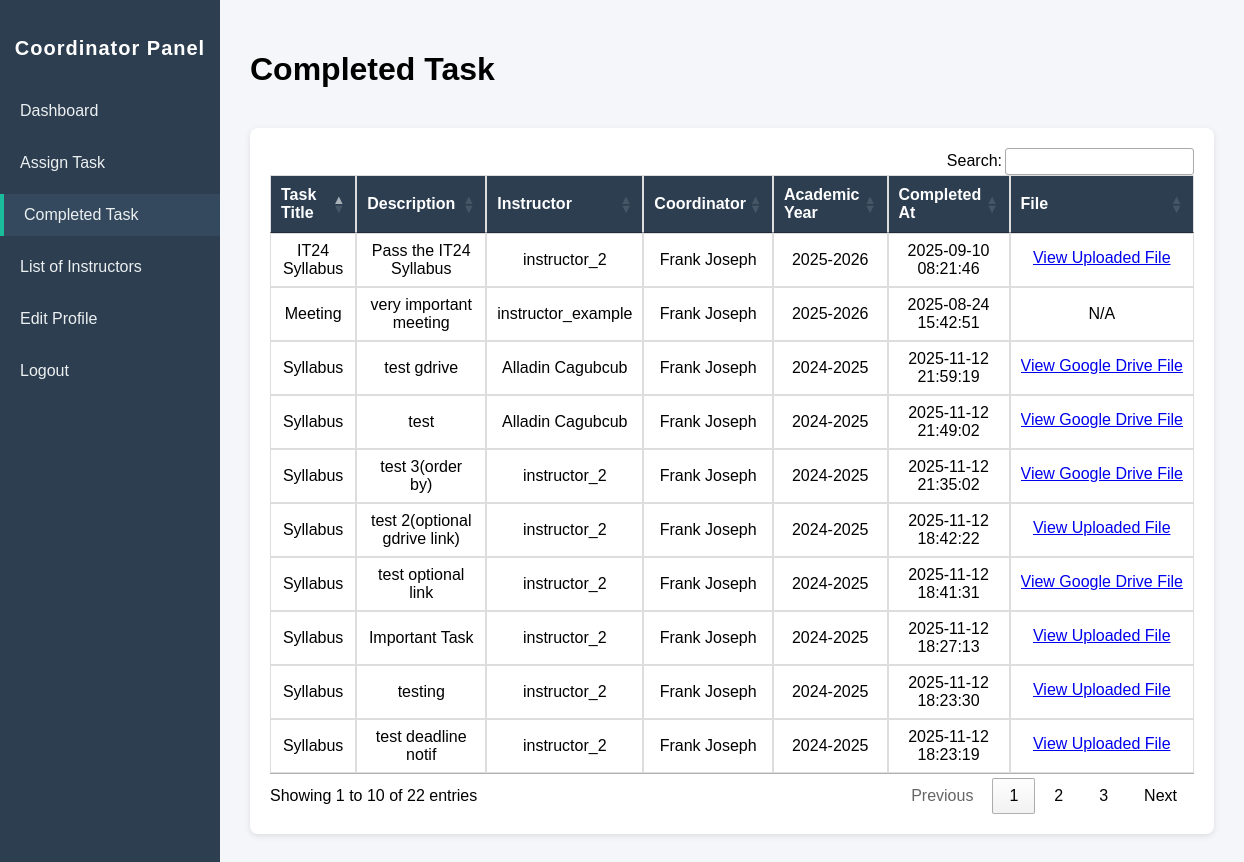
The page /coordinator/completed_task.php (signed in) on the database its author committed.
### tables this page shows
CREATE TABLE `task_history` (
  `id` int(11) NOT NULL,
  `task_id` int(11) NOT NULL,
  `completed_at` datetime NOT NULL,
  `file_path` varchar(255) DEFAULT NULL,
  `drive_link` varchar(255) DEFAULT NULL
);

CREATE TABLE `tasks` (
  `id` int(11) NOT NULL,
  `instructor_id` int(11) NOT NULL,
  `title` varchar(255) NOT NULL,
  `description` text NOT NULL,
  `assigned_to` int(11) NOT NULL,
  `assigned_by` int(11) NOT NULL,
  `date_assigned` date NOT NULL,
  `deadline` date NOT NULL,
  `academic_year` varchar(50) NOT NULL,
  `status` enum('pending','completed') DEFAULT 'pending',
  `created_at` datetime DEFAULT current_timestamp()
);

CREATE TABLE `users` (
  `id` int(11) NOT NULL,
  `name` varchar(100) NOT NULL,
  `email` varchar(100) NOT NULL,
  `profile_image` varchar(255) DEFAULT NULL,
  `password` varchar(255) NOT NULL,
  `role` enum('admin','coordinator','instructor') NOT NULL,
  `status` enum('pending','active','inactive') NOT NULL DEFAULT 'pending',
  `created_at` datetime DEFAULT current_timestamp(),
  `is_approved` tinyint(1) DEFAULT 0
);

### coordinator/completed_task.php (the view, shortened to what this page needs)
<?php
require_once "../inc/config.php";
require_once "../inc/functions.php";
$academicYear = isset($_GET['academic_year']) ? $_GET['academic_year'] : '';
$sql = "
  SELECT th.task_id,
         th.completed_at,
         th.file_path,
         th.drive_link,
         t.title AS task_title,
         t.description AS task_desc,
         t.academic_year,
         u.name AS instructor_name,
         uc.name AS coordinator_name
  FROM task_history th
  JOIN tasks t ON th.task_id = t.id
  JOIN users u ON t.assigned_to = u.id
  JOIN users uc ON t.assigned_by = uc.id
";
if ($academicYear) {
    $sql .= " WHERE t.academic_year = :academic_year";
    $sql .= " ORDER BY th.completed_at DESC";
    $stmt = $pdo->prepare($sql);
    $stmt->bindParam(':academic_year', $academicYear, PDO::PARAM_STR);
    $stmt->execute();
} else {
    $sql .= " ORDER BY th.completed_at DESC";
    $stmt = $pdo->prepare($sql);
    $stmt->execute();
}
$taskHistory = $stmt->fetchAll(PDO::FETCH_ASSOC);
?>
<!DOCTYPE html>
<html lang="en">
<head>
    <link rel="stylesheet" type="text/css" href="https://cdn.datatables.net/1.11.5/css/jquery.dataTables.min.css">
</head>
<body>
    <div class="dashboard-container">
        <aside class="sidebar">
            <h2>Coordinator Panel</h2>
            <ul>
                <li class="<?= basename($_SERVER['PHP_SELF']) == 'dashboard.php' ? 'active' : '' ?>"><a href="dashboard.php">Dashboard</a></li>
                <li class="<?= basename($_SERVER['PHP_SELF']) == 'assign_task.php' ? 'active' : '' ?>"><a href="assign_task.php">Assign Task</a></li>
                <li class="<?= basename($_SERVER['PHP_SELF']) == 'completed_task.php' ? 'active' : '' ?>"><a href="completed_task.php">Completed Task</a></li>
                <li class="<?= basename($_SERVER['PHP_SELF']) == 'manage_instructors.php' ? 'active' : '' ?>"><a href="manage_instructors.php">List of Instructors</a></li>
                <li class="<?= basename($_SERVER['PHP_SELF']) == 'edit_profile.php' ? 'active' : '' ?>"><a href="edit_profile.php">Edit Profile</a></li>
                <li><a href="../auth/logout.php">Logout</a></li>
            </ul>
        </aside>
        <main class="main-content">
            <h1>Completed Task</h1>
            <?php if (count($taskHistory) > 0): ?>
                <div class="table-container">
                    <table id="taskHistoryTable">
                        <thead>
                            <tr>
                                <th>Task Title</th>
                                <th>Description</th>
                                <th>Instructor</th>
                                <th>Coordinator</th>
                                <th>Academic Year</th>
                                <th>Completed At</th>
                                <th>File</th>
                            </tr>
                        </thead>
                        <tbody>
                            <?php foreach ($taskHistory as $task): ?>
                                <tr>
                                    <td><?= htmlspecialchars($task['task_title']) ?></td>
                                    <td><?= htmlspecialchars($task['task_desc']) ?></td>
                                    <td><?= htmlspecialchars($task['instructor_name']) ?></td>
                                    <td><?= htmlspecialchars($task['coordinator_name']) ?></td>
                                    <td><?= htmlspecialchars($task['academic_year']) ?></td>
                                    <td><?= htmlspecialchars($task['completed_at']) ?></td>
                                    <td>
                                        <?php
                                        if (!empty($task['file_path'])) {
                                            echo '<a href="../uploads/' . htmlspecialchars($task['file_path']) . '" target="_blank">View Uploaded File</a>';
                                        } elseif (!empty($task['drive_link'])) {
                                            echo '<a href="' . htmlspecialchars($task['drive_link']) . '" target="_blank">View Google Drive File</a>';
                                        } else {
                                            echo 'N/A';
                                        }
                                        ?>
                                    </td>
                                </tr>
                            <?php endforeach; ?>
                        </tbody>
                    </table>
                </div>
            <?php else: ?>
                <p>No task history available.</p>
            <?php endif; ?>
        </main>
    </div>
</body>
</html>

### coordinator/completed_task.php (style rules this page uses)
body { margin: 0; font-family: Arial, sans-serif; background: #f4f6f9; }
.dashboard-container { display: flex; min-height: 100vh; }
.sidebar { width: 220px; background: #2c3e50; color: #fff; padding: 20px 0; flex-shrink: 0; }
.sidebar h2 { text-align: center; margin-bottom: 30px; font-size: 20px; letter-spacing: 1px; }
.sidebar ul { list-style: none; padding: 0; }
.sidebar ul li { margin: 10px 0; }
.sidebar ul li a { display: block; padding: 12px 20px; color: #ecf0f1; text-decoration: none; transition: background 0.3s; }
.sidebar ul li a:hover, .sidebar ul li.active a { background: #34495e; border-left: 4px solid #1abc9c; }
.main-content { flex-grow: 1; padding: 30px; }
.table-container { margin-top: 40px; background: white; padding: 20px; border-radius: 8px; box-shadow: 0 2px 6px rgba(0, 0, 0, 0.1); }
table { width: 100%; border-collapse: collapse; margin-top: 15px; }
table th, table td { border: 1px solid #ddd; padding: 10px; text-align: center; word-wrap: break-word; overflow: hidden; text-overflow: ellipsis; max-width: 250px; }
table a { display: inline-block; max-width: 100%; overflow: hidden; text-overflow: ellipsis; white-space: nowrap; }
table th { background: #2c3e50; color: white; }

### rows shown on the page
task_history: task.title "Syllabus", task.description "test gdrive", users.name "Alladin Cagubcub", users.name "Frank Joseph", task.academic_year "2024-2025", completed_at "2025-11-12 21:59:19"
task_history: task.title "Syllabus", task.description "test", users.name "Alladin Cagubcub", users.name "Frank Joseph", task.academic_year "2024-2025", completed_at "2025-11-12 21:49:02"
task_history: task.title "Syllabus", task.description "test 3(order by)", users.name "instructor_2", users.name "Frank Joseph", task.academic_year "2024-2025", completed_at "2025-11-12 21:35:02"
task_history: task.title "Syllabus", task.description "test 2(optional gdrive link)", users.name "instructor_2", users.name "Frank Joseph", task.academic_year "2024-2025", completed_at "2025-11-12 18:42:22"
task_history: task.title "Syllabus", task.description "test optional link", users.name "instructor_2", users.name "Frank Joseph", task.academic_year "2024-2025", completed_at "2025-11-12 18:41:31"
task_history: task.title "Syllabus", task.description "Important Task", users.name "instructor_2", users.name "Frank Joseph", task.academic_year "2024-2025", completed_at "2025-11-12 18:27:13"
task_history: task.title "Syllabus", task.description "testing", users.name "instructor_2", users.name "Frank Joseph", task.academic_year "2024-2025", completed_at "2025-11-12 18:23:30"
task_history: task.title "Syllabus", task.description "test deadline notif", users.name "instructor_2", users.name "Frank Joseph", task.academic_year "2024-2025", completed_at "2025-11-12 18:23:19"
task_history: task.title "IT24 Syllabus", task.description "Pass the IT24 Syllabus", users.name "instructor_2", users.name "Frank Joseph", task.academic_year "2025-2026", completed_at "2025-09-10 08:21:46"
task_history: task.title "Meeting", task.description "very important meeting", users.name "instructor_example", users.name "Frank Joseph", task.academic_year "2025-2026", completed_at "2025-08-24 15:42:51", shows "N/A"
